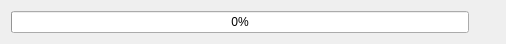
<?xml version="1.0" encoding="UTF-8"?>
<ui version="4.0">
 <class>UiProgressWidget</class>
 <widget class="QWidget" name="UiProgressWidget">
  <property name="geometry">
   <rect>
    <x>0</x>
    <y>0</y>
    <width>506</width>
    <height>41</height>
   </rect>
  </property>
  <property name="windowTitle">
   <string>Form</string>
  </property>
  <layout class="QHBoxLayout" name="horizontalLayout">
   <item>
    <widget class="QProgressBar" name="progressBar">
     <property name="value">
      <number>0</number>
     </property>
    </widget>
   </item>
   <item>
    <widget class="QLabel" name="labelSpeed">
     <property name="text">
      <string/>
     </property>
    </widget>
   </item>
   <item>
    <widget class="QLabel" name="labelTime">
     <property name="text">
      <string/>
     </property>
    </widget>
   </item>
  </layout>
 </widget>
 <resources/>
 <connections/>
</ui>
